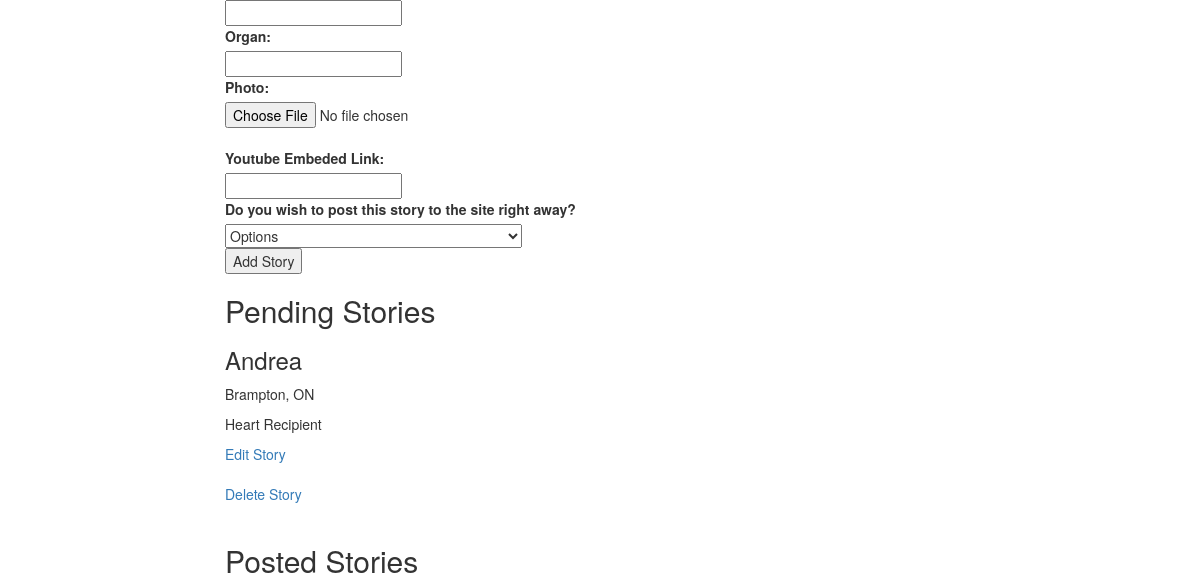
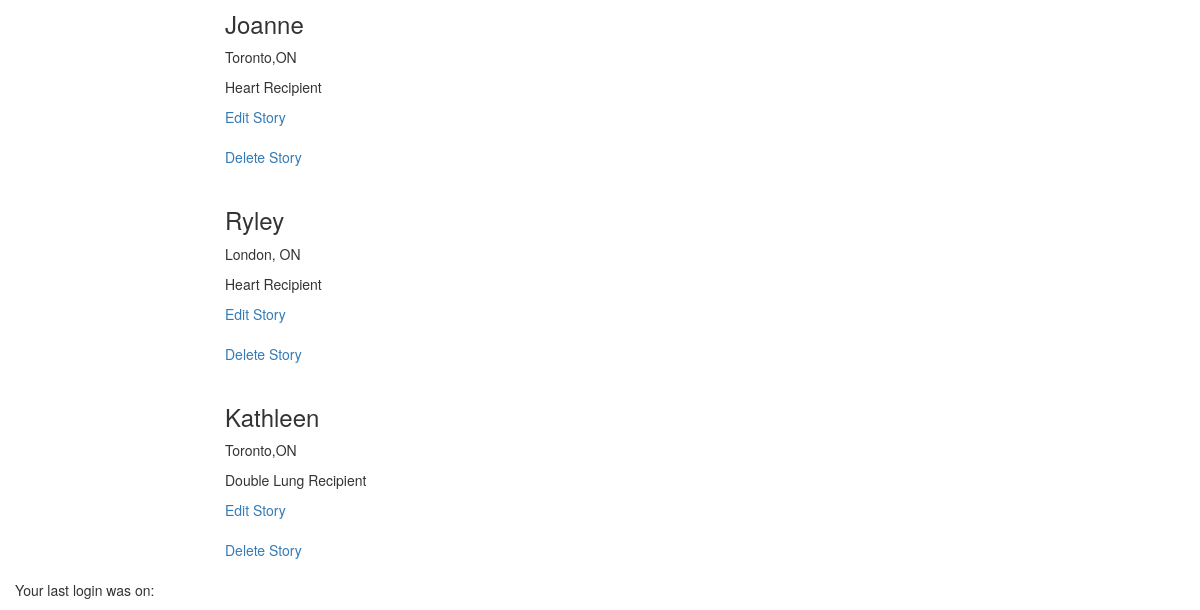
The app's page /admin/index.php?partial=edit_stories (signed in, lower part), older data (2 pictures, top to bottom).
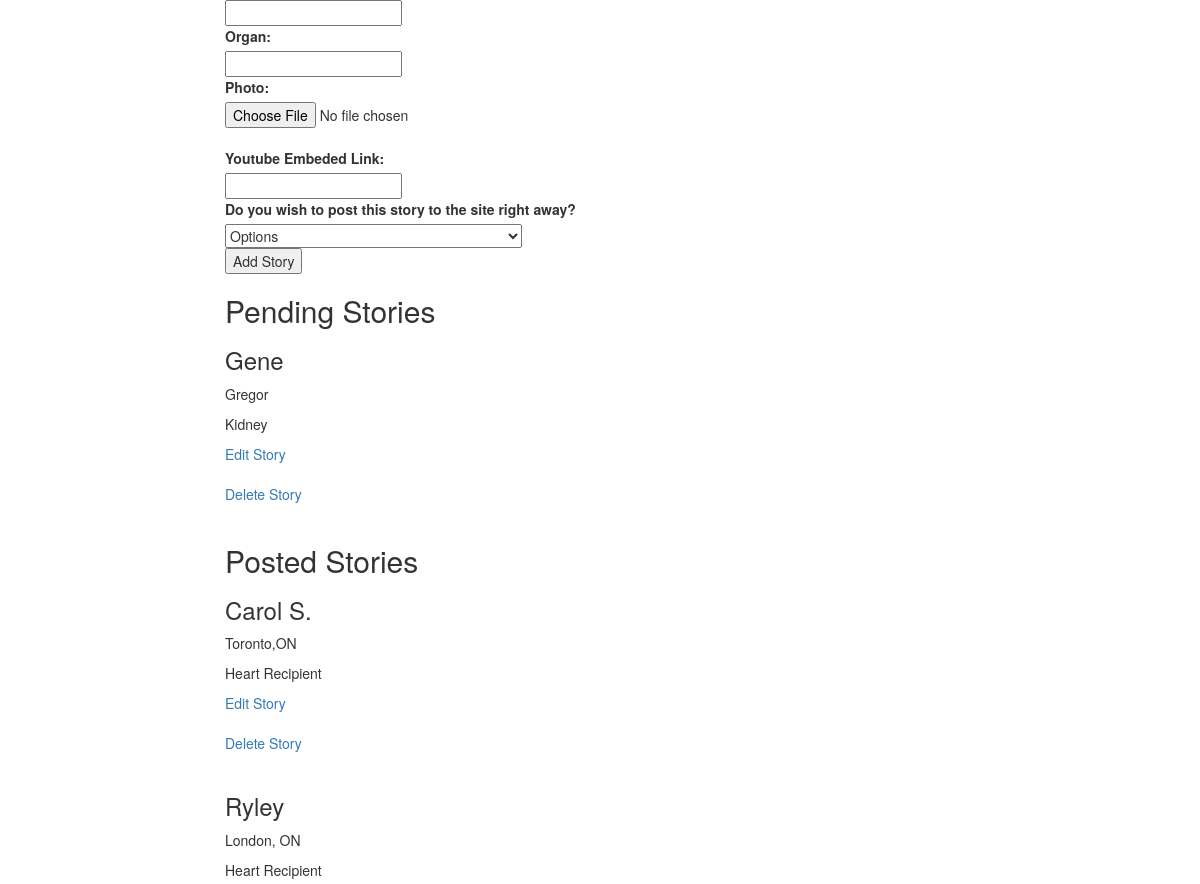
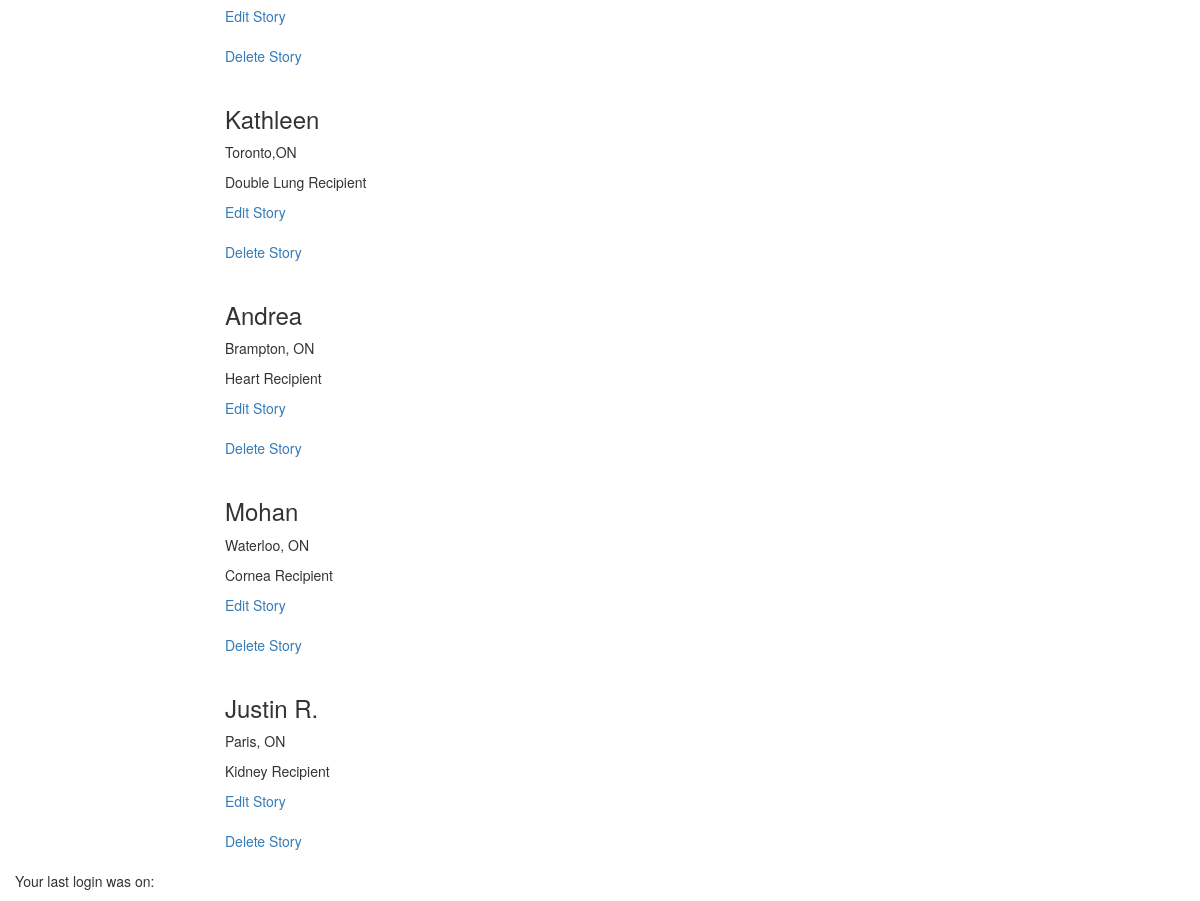
The same page, newer data (2 pictures, top to bottom).
### tables this page shows
CREATE TABLE `tbl_stories` (
  `story_id` int(10) UNSIGNED NOT NULL,
  `story_name` varchar(100) NOT NULL,
  `story_email` varchar(150) NOT NULL,
  `story_organ` varchar(150) NOT NULL,
  `story_city` varchar(100) NOT NULL,
  `story_type` varchar(30) NOT NULL,
  `story_text` varchar(60000) NOT NULL,
  `story_link` varchar(500) NOT NULL,
  `story_photo` varchar(150) NOT NULL,
  `story_status` varchar(30) NOT NULL
);

### admin/phpscripts/queries.php (called while the page is built, shortened)
<?php
	function getAll($tbl) {
		include('config.php');
		$queryAll = "SELECT * FROM {$tbl}";
		$runAll = mysqli_query($link, $queryAll);
		if($runAll){
			return $runAll;
		}else{
			return $error;
		}
	}
?>

### admin/edit_stories.php (the view, shortened to what this page needs)
<?php
require_once('phpscripts/init.php');
	$tbl = 'tbl_stories';
	$col = 'story_id';
	$getPending = getAll($tbl);
	$getPosted = getAll($tbl);
?>
		<div id="addstory">
			<div id="video-form">
				<?php echo "<form action=\"index.php?partial=edit_stories\" method=\"post\" enctype=\"multipart/form-data\">"; ?>
					<div class="upForm">
						<label>Name:</label><br>
						<input required type="text" name="name" value="<?php if(!empty($name)){echo $name;} ?>"><br>
						<label>City:</label><br>
						<input required type="text" name="city" value="<?php if(!empty($city)){echo $city;} ?>"><br>
						<label>Organ:</label><br>
						<input required type="text" name="organ" value="<?php if(!empty($organ)){echo $organ;} ?>"><br>
						<label>Photo:</label><br>
						<input required type="file" name="photo" value="<?php if(!empty($photo)){echo $photo;} ?>"><br>
						<label>Youtube Embeded Link:</label><br>
						<input required type="text" name="video" value="<?php if(!empty($video)){echo $video;} ?>"><br>
						<label>Do you wish to post this story to the site right away?</label><br>
						<select name="status" required ><br>
							<option value="">Options</option>
						</select>
					</div>
					<div class="submit-btn">
						<input type="submit" name="submitVideo" value="Add Story">
					</div>
				</form>
			</div>
		</div>
		<div>
		<h2>Pending Stories</h2>
			<?php
				if(!is_string($getPending)){
					while($row = mysqli_fetch_array($getPending)){
						if($row['story_status'] == "pending"){
						echo "<h3>{$row['story_name']}</h3>
							<p>{$row['story_city']}</p>
							<p>{$row['story_organ']}</p>
							<a href=\"index.php?partial=edit_editstory&id={$row['story_id']}\">Edit Story</a><br><br>
							<a href=\"index.php?partial=edit_delete&table={$tbl}&col={$col}&id={$row['story_id']}\">Delete Story</a><br><br>";
						}
					}
				}else{
					echo "<p>{$getStories}</p>";
				}
			?>
		</div>
		<div>
		<h2>Posted Stories</h2>
			<?php
				if(!is_string($getPosted)){
					while($row = mysqli_fetch_array($getPosted)){
						if($row['story_status'] == "posted"){
						echo "<h3>{$row['story_name']}</h3>
							<p>{$row['story_city']}</p>
							<p>{$row['story_organ']}</p>
							<a href=\"index.php?partial=edit_editstory&id={$row['story_id']}\">Edit Story</a><br><br>
							<a href=\"index.php?partial=edit_delete&table={$tbl}&col={$col}&id={$row['story_id']}\">Delete Story</a><br><br>";
						}
					}
				}else{
					echo "<p>{$getStories}</p>";
				}
			?>
		</div>

### admin/index.php (shortened to what this page needs)
<?php
$lastSession = $_SESSION['users_time'];
?>
<!doctype html>
<html>
    <head>
        <link rel="stylesheet" href="../css/normalize.css"/>
        <link rel="stylesheet" href="../css/bootstrap.min.css"/>
        <link rel="stylesheet" href="../css/font-awesome/css/font-awesome.min.css">
        <link rel="stylesheet" href="css/app.css"/>
    </head>
    <body>
            <div class="container-fluid main-container">
                    <div class="col-md-10 content">
                        <?php
                        if (isset($_GET['partial'])){
                        $partial =  $_GET['partial'];
                        include($partial.'.php');
                        }
                        else {
                        include('admin_index.php');
                        }
                        ?>
                    </div>
                    <footer class="pull-left footer">
                        <div id="lastLog">
                            <p>Your last login was on: <?php echo $lastSession ?></p>
                        </div>
                    </footer>
            </div>
        </body>
    </html>

### admin/css/app.css (style rules this page uses)
.main-container { background:#FFF;padding-top:15px;margin-top:-20px }
.footer { width:100% }

Row changes from the older to the newer data that the page shows:
added tbl_stories: story_name "Gene", story_city "Gregor", story_organ "Kidney", shown under "Pending Stories"
changed tbl_stories: story_name "Joanne" → "Carol S."
changed tbl_stories "Andrea": moves from the list under "Pending Stories" to the list under "Posted Stories"
added tbl_stories: story_name "Mohan", story_city "Waterloo, ON", story_organ "Cornea Recipient", shown under "Posted Stories"
added tbl_stories: story_name "Justin R.", story_city "Paris, ON", story_organ "Kidney Recipient", shown under "Posted Stories"
